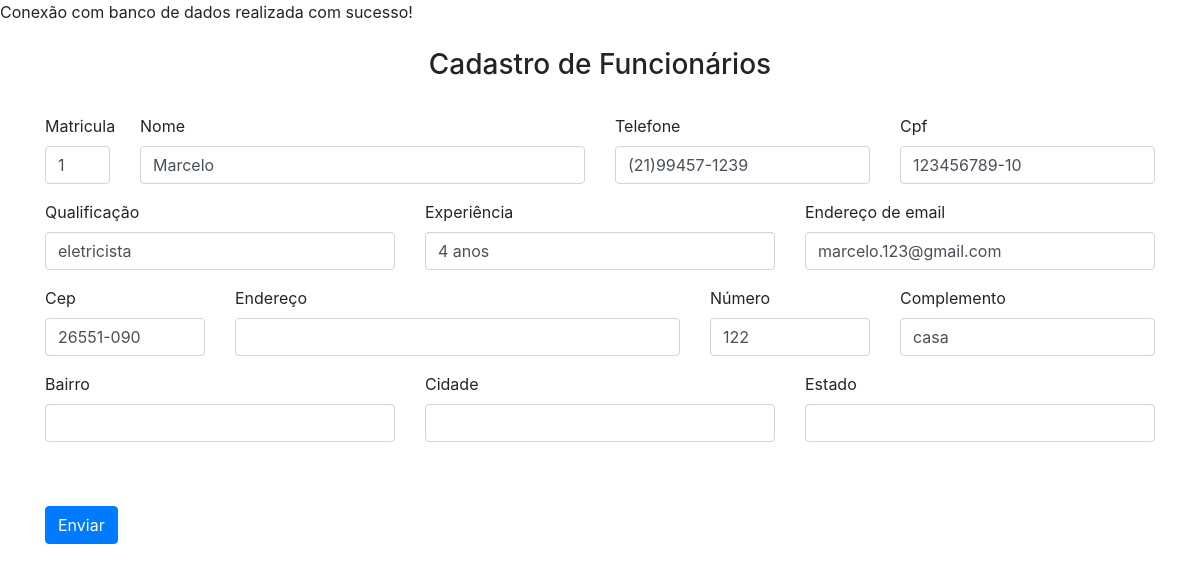
Before: /editar.php?matricula=1 with the older database file.
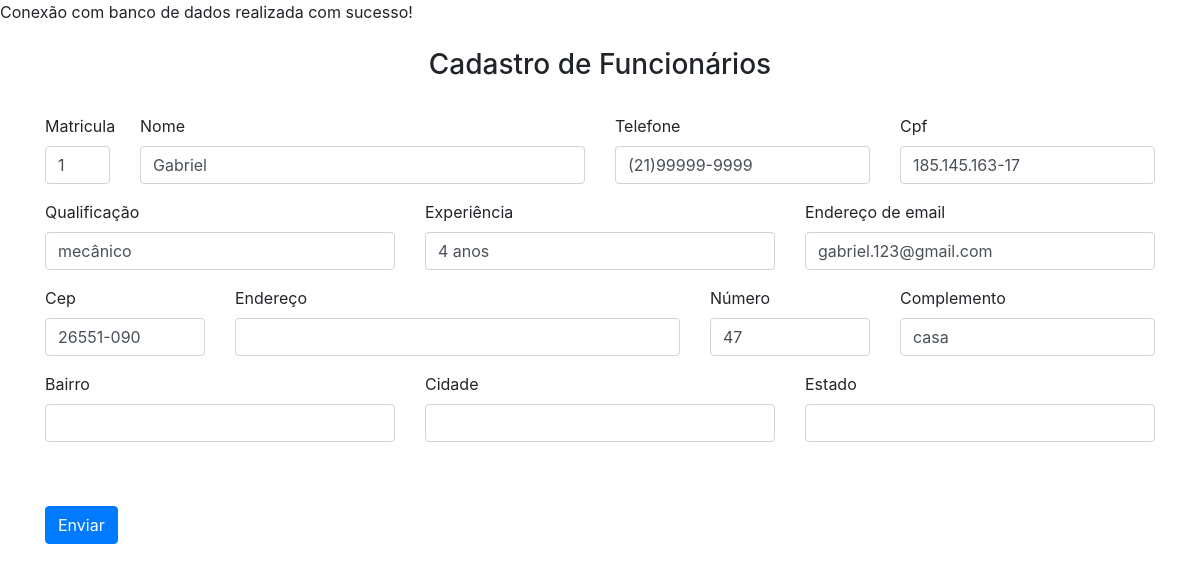
After: the same page with the newer database file.
### tables this page shows
create table funcionario(
	matricula integer primary key auto_increment,
	nome varchar(60) not null,
	telefone varchar(15) not null,
	cpf char(15) not null,
	qualificacao varchar(20) not null,
	experiencia varchar(20) not null,
	cep char(9) not null,
	numerocasa integer not null,
	complemento varchar(30),
	email varchar(30) not null,
	senha varchar(300) not null,
	status char(1) not null,
	foreign key(cep) references endereco(cep));

### editar.php (the view, shortened to what the changed rows need)
<?php
    require_once 'conexao.php';
    require_once 'header.php';
    $idfuncionario = filter_input(INPUT_GET, "matricula", FILTER_SANITIZE_NUMBER_INT);
    $busca = "SELECT * from funcionario where matricula = $idfuncionario LIMIT 1";
    $resultado = $conn -> prepare($busca);
    $resultado -> execute();
    if(($resultado) AND ($resultado -> rowCount() !=0)){
        $linha = $resultado -> fetch(PDO::FETCH_ASSOC);
        extract($linha);
    }
    else{
        $_SESSION['msg'] = "Funcionario não encontrado!";
        header("Location : relat_funcionario.php");
    }
?>
<br>
<br>
<form method="POST" action="controlefuncionario.php">
    <div class="container">
        <br>
        <div class="row">
        <div class="col-md-1">
                <div class="form-group">
                    <label for="matricula">Matricula</label>
                    <input type="text" class="form-control" name="matricula"
                        value="<?php echo $matricula; ?>"
                    >
                </div>
            </div>
            <div class="col-md-5">
                <div class="form-group">
                    <label for="nome">Nome</label>
                    <input type="text" class="form-control" name="nome"
                    value="<?php echo $nome; ?>"
                    >
                </div>
            </div>
            <div class="col-md-3">
                <div class="form-group">
                    <label for="telefone">Telefone</label>
                    <input type="text" name="telefone" class="form-control" onkeypress="$(this).mask('(00)00000-0000')"
                    value="<?php echo $telefone; ?>"
                    >
                </div>
            </div>
             <div class="col-md-3">
                <div class="form-group">
                    <label for="cpf">Cpf</label>
                    <input type="text" name="cpf" class="form-control" onkeypress="$(this).mask('000.000.000-00');"
                    value="<?php echo $cpf; ?>"
                    >
                </div>
            </div>
        </div>
        <div class="row">
            <div class="col-md-4">
                <div class="form-group">
                    <label for="qualificacao">Qualificação</label>
                    <input type="text" class="form-control" name="qualificacao"
                        value="<?php echo $qualificacao; ?>"
                    >
                </div>
            </div>
            <div class="col-md-4">
                <div class="form-group">
                    <label for="experiencia">Experiência</label>
                    <input type="text" class="form-control" name="experiencia"
                        value="<?php echo $experiencia; ?>"
                    >
                </div>
            </div>
            <div class="col-md-4">
                <div class="form-group">
                    <label for="exampleInputEmail1">Endereço de email</label>
                    <input type="email" name="email" class="form-control" id="exampleInputEmail1" aria-describedby="emailHelp" placeholder="Seu email"
                        value="<?php echo $email; ?>"
                    >
                </div>
            </div>
        </div>
        <div class="row">
            <div class="col-md-2">
                <div class="form-group">
                    <label for="cep">Cep</label>
                    <input type="text" name="cep" class="form-control" id="cep" onblur="pesquisacep(this.value);"
                        value="<?php echo $cep; ?>"
                    >
                </div>
            </div>
            <div class="col-md-2">
                <div class="form-group">
                    <label for="numero">Número</label>
                    <input type="text" class="form-control" name="numero"
                        value="<?php echo $numerocasa; ?>"
                    >
                </div>
            </div>
            <div class="col-md-3">
                <div class="form-group">
                    <label for="complemento">Complemento</label>
                    <input type="text" class="form-control" name="complemento"
                        value="<?php echo $complemento; ?>"
                    >
                </div>
            </div>
        </div>
            <br>
            <br>
        </div>
</form>
<?php
    require_once 'footer_adm.php';
?>

Changed rows visible on the page:
changed funcionario "4 anos": nome "Marcelo" → "Gabriel"; telefone "(21)99457-1239" → "(21)99999-9999"; cpf "123456789-10" → "185.145.163-17"; qualificacao "eletricista" → "mecânico"; email "marcelo.123@gmail.com" → "gabriel.123@gmail.com"; numero "122" → "47"
